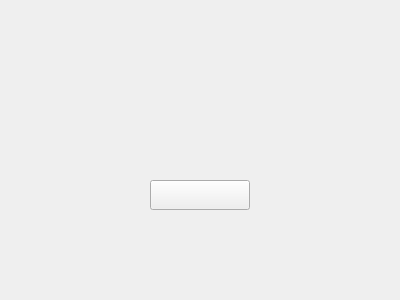
<?xml version="1.0" encoding="UTF-8"?>
<ui version="4.0">
 <class>MainWindow</class>
 <widget class="QMainWindow" name="MainWindow">
  <property name="geometry">
   <rect>
    <x>0</x>
    <y>0</y>
    <width>400</width>
    <height>300</height>
   </rect>
  </property>
  <property name="windowTitle">
   <string>MainWindow</string>
  </property>
  <widget class="QWidget" name="centralwidget">
   <widget class="QLabel" name="bannerLabel">
    <property name="geometry">
     <rect>
      <x>50</x>
      <y>20</y>
      <width>300</width>
      <height>50</height>
     </rect>
    </property>
    <property name="alignment">
     <set>Qt::AlignCenter</set>
    </property>
   </widget>
   <widget class="QLabel" name="descriptionLabel">
    <property name="geometry">
     <rect>
      <x>50</x>
      <y>90</y>
      <width>300</width>
      <height>50</height>
     </rect>
    </property>
    <property name="alignment">
     <set>Qt::AlignCenter</set>
    </property>
   </widget>
   <widget class="QPushButton" name="startButton">
    <property name="geometry">
     <rect>
      <x>150</x>
      <y>180</y>
      <width>100</width>
      <height>30</height>
     </rect>
    </property>
   </widget>
  </widget>
 </widget>
 <resources/>
 <connections/>
</ui>
